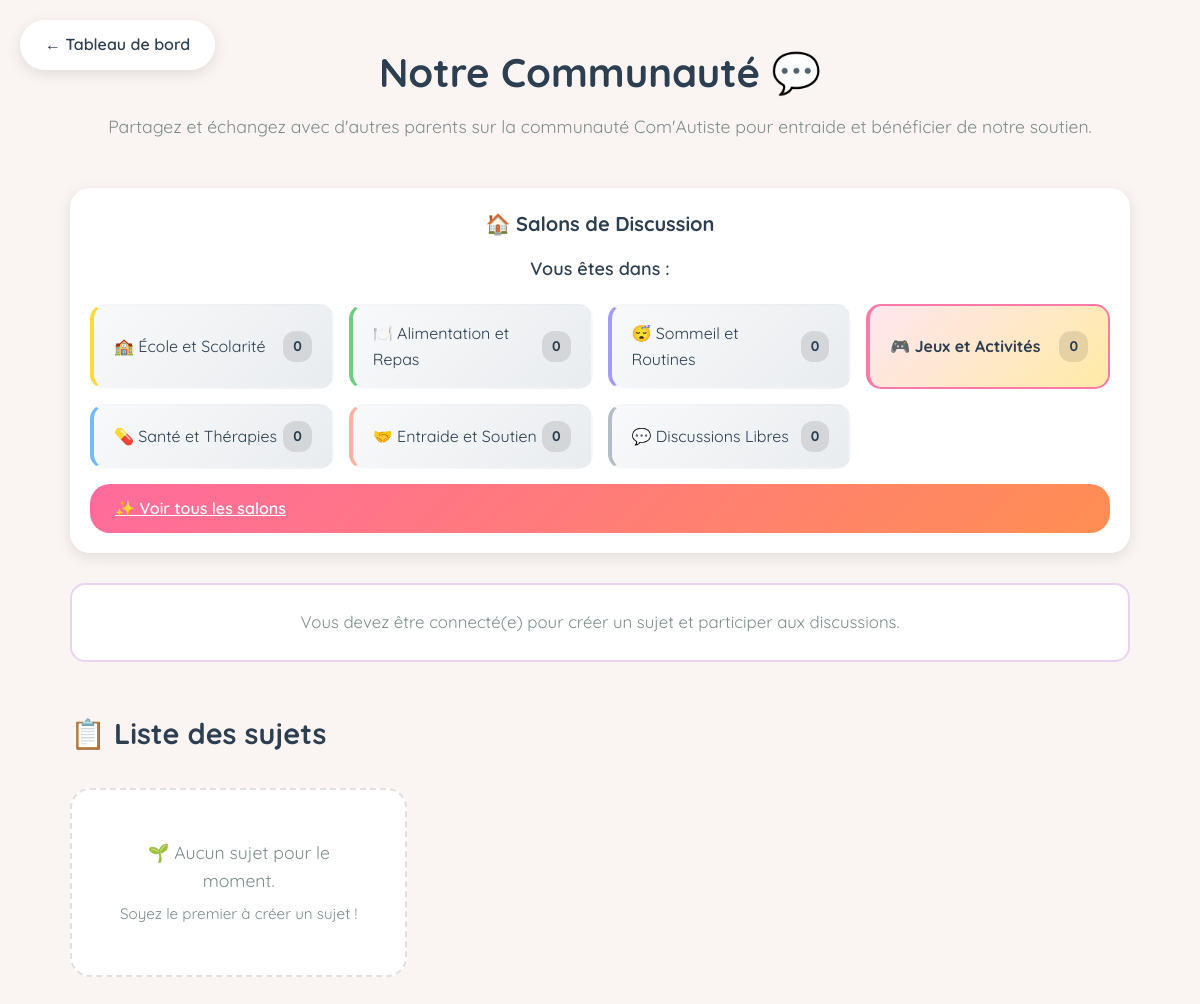
/forum/?category=jeux, run on an earlier commit of the app's database.
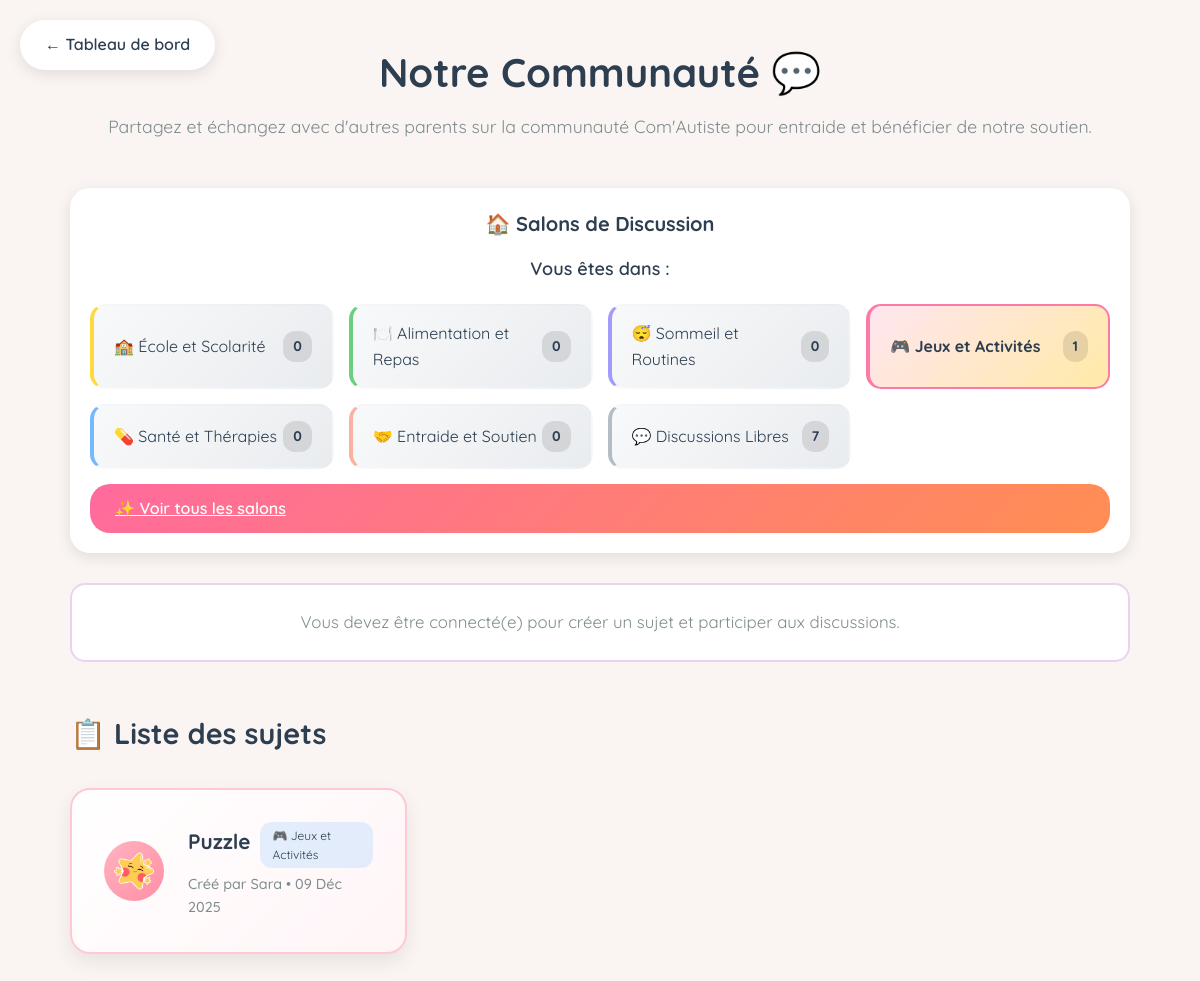
And on a later commit of the database.
### forum/models.py (models this page shows, shortened)
class Topic(models.Model):
    CATEGORY_CHOICES = [
        ('ecole', '🏫 École et Scolarité'),
        ('alimentation', '🍽️ Alimentation et Repas'),
        ('sommeil', '😴 Sommeil et Routines'),
        ('jeux', '🎮 Jeux et Activités'),
        ('sante', '💊 Santé et Thérapies'),
        ('entraide', '🤝 Entraide et Soutien'),
        ('libre', '💬 Discussions Libres'),
    ]
    title = models.CharField(max_length=200)
    created_by = models.ForeignKey(User, on_delete=models.CASCADE)
    created_at = models.DateTimeField(auto_now_add=True)
    icon = models.CharField(max_length=20, blank=True, null=True)
    category = models.CharField(max_length=20, choices=CATEGORY_CHOICES, default='libre')
    class Meta:
        ordering = ['-created_at']

### forum/views.py (the view)
# urls.py: path('', views.topic_list, name='topic_list'),
def topic_list(request):
    selected_category = request.GET.get('category', None)
    if selected_category:
        topics = Topic.objects.filter(category=selected_category).order_by('-created_at')
    else:
        topics = Topic.objects.all().order_by('-created_at')
    category_counts = []
    for choice, label in Topic.CATEGORY_CHOICES:
        count = Topic.objects.filter(category=choice).count()
        category_counts.append({
            'choice': choice,
            'label': label,
            'count': count
        })
    if request.method == 'POST':
        form = TopicForm(request.POST)
        if form.is_valid():
            topic = form.save(commit=False)
            topic.created_by = request.user
            topic.save()
            check_and_award_badges(request.user)
            return redirect('forum:topic_list')
    else:
        form = TopicForm()
    context = {
        'topics': topics,
        'form': form,
        'selected_category': selected_category,
        'category_counts': category_counts,  # ← Liste au lieu de dict
    }
    return render(request, 'forum/topic_list.html', context)

### forum/templates/forum/topic_list.html (shortened to what this page needs)
{% load static %}
<!DOCTYPE html>
<html lang="fr">
<head>
<link rel="stylesheet" href="{% static 'forum/style.css' %}">
</head>
<body>
<a href="/dashboard/" style="position: fixed; top: 20px; left: 20px; background: white; padding: 12px 25px; border-radius: 25px; text-decoration: none; color: #2c3e50; font-weight: 600; box-shadow: 0 4px 15px rgba(0,0,0,0.1); z-index: 1000; transition: all 0.3s;">
    ← Tableau de bord
</a>
<div class="container">
    <header>
        <h1>Notre Communauté 💬</h1>
        <p class="subtitle">Partagez et échangez avec d'autres parents sur la communauté Com'Autiste pour entraide et bénéficier de notre soutien.</p>
    </header>
    <div class="salons-bar">
        <div class="salons-title">🏠 Salons de Discussion</div>
        {% if selected_category %}
        <div class="current-salon">
            Vous êtes dans :
        </div>
        {% endif %}
        <div class="salons-grid">
    {% for cat in category_counts %}
    <a href="?category={{ cat.choice }}" class="salon-btn {{ cat.choice }} {% if selected_category == cat.choice %}active{% endif %}">
        <span class="salon-label">{{ cat.label }}</span>
        <span class="salon-count">{{ cat.count }}</span>
    </a>
    {% endfor %}
</div>
        {% if selected_category %}
        <a href="?" class="clear-filter">✨ Voir tous les salons</a>
        {% endif %}
    </div>
    {% if user.is_authenticated %}
    <section class="new-topic">
        <h2>✏️ Créer un nouveau sujet</h2>
        <form method="POST">
            {% csrf_token %}
            {{ form.as_p }}
            <button type="submit">Créer le sujet</button>
        </form>
    </section>
    {% else %}
    <p class="login-msg">Vous devez être connecté(e) pour créer un sujet et participer aux discussions.</p>
    {% endif %}
    <section class="topics-list">
        <h2>📋 Liste des sujets</h2>
        <div class="grid-container">
            {% for topic in topics %}
            <div class="card">
                {% if topic.icon %}
                <img src="{% static 'forum/icons/' %}{{ topic.icon }}.png" alt="Icône" class="icon">
                {% else %}
                <div class="icon">🌟</div>
                {% endif %}
                <div>
                    <div style="display: flex; align-items: center; gap: 10px; margin-bottom: 5px;">
                        <h3><a href="{% url 'forum:topic_detail' topic.id %}">{{ topic.title }}</a></h3>
                        <span style="background: rgba(116, 185, 255, 0.2); padding: 4px 12px; border-radius: 12px; font-size: 12px; color: #2c3e50;">
    {{ topic.get_category_display }}
</span>
                    </div>
                    <p class="creator">Créé par {{ topic.created_by.username }} • {{ topic.created_at|date:"d M Y" }}</p>
                </div>
            </div>
            {% empty %}
            <div class="empty-message">
                <p>🌱 Aucun sujet pour le moment.</p>
                <p style="margin-top: 0.5rem; font-size: 0.95rem;">Soyez le premier à créer un sujet !</p>
            </div>
            {% endfor %}
        </div>
    </section>
</div>
</body>
</html>

What changed in the data, as far as the page shows it:
added Topic: icon (picture), title "Puzzle", category "🎮 Jeux et Activités", created_by.username "Sara", created_at "09 Déc 2025"
Also different on the page:
new list line: "🎮 Jeux et Activités 1"
new list line: "💬 Discussions Libres 7"
list line gone: "🎮 Jeux et Activités 0"
list line gone: "💬 Discussions Libres 0"
text no longer shown: "🌱 Aucun sujet pour le moment. Soyez le premier à créer un sujet !"
